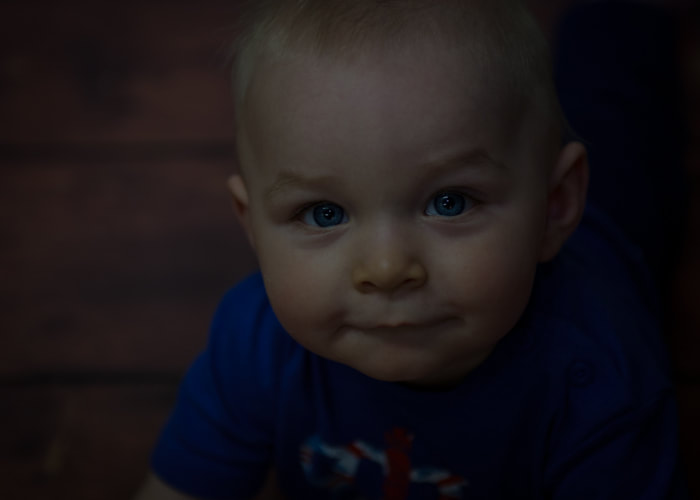
#> input picture Assignment 1/data/under.jpg, 700 x 500 px
$ jupyter execute Assignment1.ipynb
#> lines starting #> are read from the running program, lines starting #| are printed output that depends on the picture; after the words box and inside, x2 and y2 are one past the last pixel; in counts of white or black regions, pixels touching at a corner belong together
[cell 1]
import sys

[cell 2]
import cv2
import numpy as np
import math

# Create the haar cascade
faceCascade = cv2.CascadeClassifier("./data/haarcascade_frontalface_default.xml")

# Read the image
image = cv2.imread("./data/under.jpg")
#> image is the input picture: shape (500, 700, 3); mean B, G, R 25.7, 22.1, 27
gray = cv2.cvtColor(image, cv2.COLOR_BGR2GRAY)
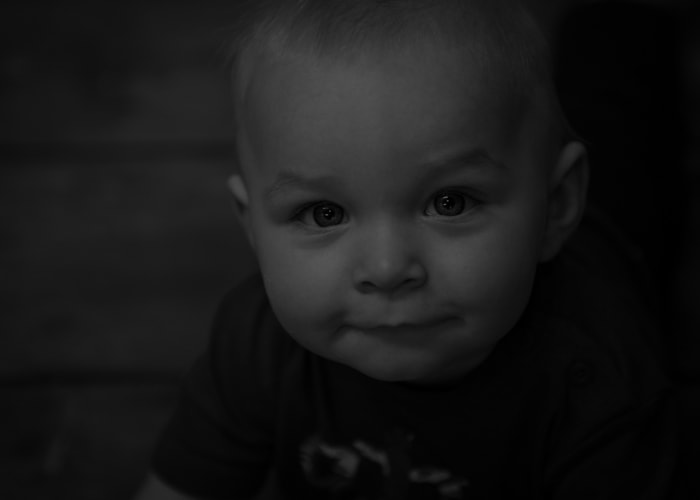
#> gray: shape (500, 700); min 0, max 84, mean 24
lab = cv2.cvtColor(image, cv2.COLOR_BGR2Lab)
#> lab: shape (500, 700, 3); mean of channels 0, 1, 2 22.8, 131.3, 127.3
hsv = cv2.cvtColor(image, cv2.COLOR_BGR2HSV)
#> hsv: shape (500, 700, 3); mean H, S, V 70.9, 127.9, 32.7

# Detect faces in the image
faces = faceCascade.detectMultiScale(
    gray,
    scaleFactor=1.1,
    minNeighbors=5,
    minSize=(30, 30)
)
#> faces = [[212, 69, 345, 345]]

[cell 3]
# Draw a rectangle around the face and get the corresponding area
for (x, y, w, h) in faces:
    face = image[y:y+h,x:x+w]
    face_gray= gray[y:y+h,x:x+w]
    face_rect_lab = lab[y:y+h,x:x+w]
    face_rect_hsv = hsv[y:y+h,x:x+w]
#> this loop made 1 pass
#> pass 1, `face_gray= gray[y:y+h,x:x+w]`:
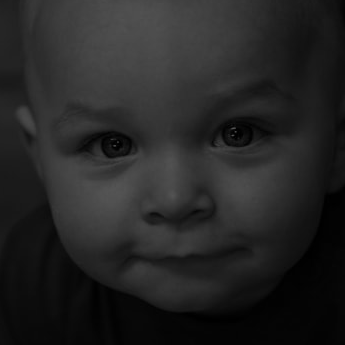
#> face_gray: shape (345, 345); min 0, max 84, mean 36.9

cv2.imshow("Face Found",image)
cv2.waitKey(0)
cv2.destroyAllWindows()
cv2.imshow("Face Mask LAB",face_rect_lab)
cv2.waitKey(0)
cv2.destroyAllWindows()
cv2.imshow("Face Mask HSV",face_rect_hsv)
cv2.waitKey(0)
cv2.destroyAllWindows()

[cell 4]
from scipy.signal import convolve2d

# Get skin mask
def elipse_mask(a,b):
    return ((a-143.0)/6.5)**2 + ((b-148.0)/12)**2

def elipse_mask_imp(a,b):
    return math.sqrt((a-143)**2+(b-148)**2)-90

def hsv_mask(h,s):
    return (s>=0.25 and s<=0.75) and h<=0.095


def skin_detection():
    skin_mask = np.zeros((face.shape[0],face.shape[1]))
    avg_mask = np.ones((5,5))/25
    a_mean = convolve2d(face_rect_lab[:,:,1],avg_mask,mode='same',boundary='symm')
    b_mean = convolve2d(face_rect_lab[:,:,2],avg_mask,mode='same',boundary='symm')
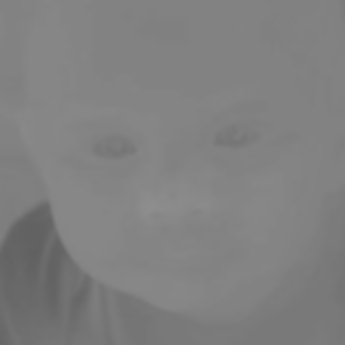
#> b_mean: shape (345, 345) float64; min 96.48, max 142.1, mean 128.4
    ellipse_test = np.vectorize(lambda a,b: 1 if elipse_mask(a,b) < 1 else (math.sqrt((a-143)**2+(b-148)**2)-90)/-78 if elipse_mask_imp(a,b) < 0 else 0)
    skin_mask = ellipse_test(a_mean,b_mean)
    hsv_test = np.vectorize(lambda h,s,m: 1 if m > 0.95 and hsv_mask(h,s) else 0)
    skin_mask = hsv_test(face_rect_hsv[:,:,0]/179.0,face_rect_hsv[:,:,1]/255.0,skin_mask)
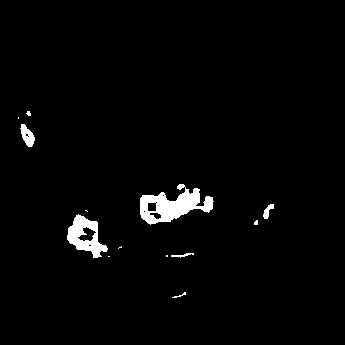
#> skin_mask: shape (345, 345) int64; values 0 (black) and 1 (white), 2.3% white; 13 white regions (7 under 20 px), largest, box (x1, y1, x2, y2) and area: (140, 184, 214, 225) 1474, (67, 214, 108, 258) 864, (20, 124, 35, 147) 198, (263, 204, 274, 219) 82, (171, 253, 194, 258) 49, (172, 292, 186, 298) 25
    large_ellipse_test = np.vectorize(lambda m,a,b: 1 if elipse_mask(a,b) < 1.25 and m == 1 else 0)
    skin_mask = large_ellipse_test(skin_mask,a_mean,b_mean)
#> skin_mask: shape (345, 345) int64; every value is 0

    return skin_mask.astype(np.uint8)
#> returned value: shape (345, 345); every value is 0

skin_mask = skin_detection()

skin = cv2.bitwise_and(face, face, mask = skin_mask)
#> skin: shape (345, 345, 3); every value is 0
cv2.imshow("Skin Found",np.hstack([face,skin]))
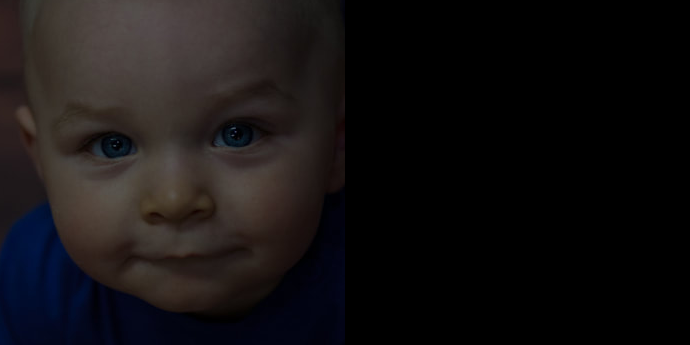
#> window 'Skin Found': shape (345, 690, 3); mean B, G, R 18.3, 17.5, 20.3
cv2.waitKey(0)
cv2.destroyAllWindows()

[cell 5]
# Adapted from https://github.com/drakeguan/cp11fall_project1/blob/master/wlsFilter/wlsFilter.m
from scipy.sparse import spdiags
from scipy.sparse.linalg import spsolve
def wls_filter(img_l,alpha=1.2,l=0.5, eps=sys.float_info.epsilon):

#> called with alpha = 1.2, l = 0.5, eps = 2.22e-16
    img_l = img_l.astype(float)/255.0
    r,c = img_l.shape
#> r = 500; c = 700
    k = r*c;
#> k = 350000

    # Compute affinities between adjacent pixels based on gradients of L
    dy = np.diff(img_l, 1, 0);
    dy = -l / (np.absolute(dy)**alpha + eps)
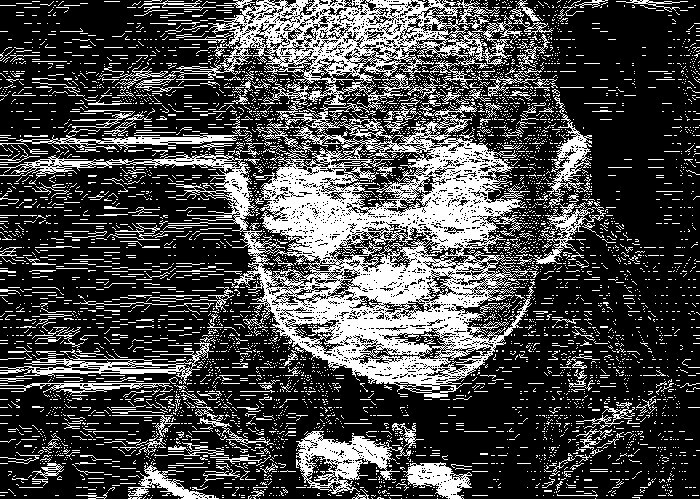
#> dy: shape (499, 700) float64; min -2.25e+15, max -2.1, mean -1.62e+15; drawn with min black and max white
    dy = (np.vstack((dy, np.zeros(c, )))).flatten('F')

    dx = np.diff(img_l, 1, 1);
    dx = -l / (np.absolute(dx)**alpha + eps)
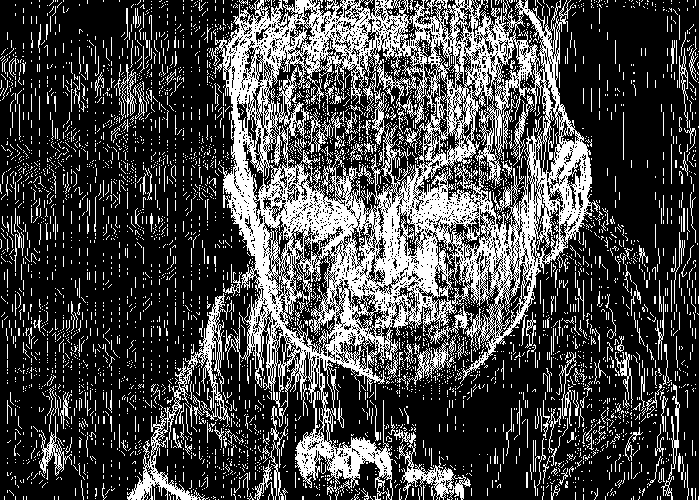
#> dx: shape (500, 699) float64; min -2.25e+15, max -2.49, mean -1.62e+15; drawn with min black and max white
    dx = (np.hstack((dx, np.zeros(r, )[:, np.newaxis]))).flatten('F')


    # Construct a five-point spatially inhomogeneous Laplacian matrix
    B = np.vstack((dx,dy))
    d = [-r,-1]
#> d = [-500, -1]
    A = spdiags(B,d,k,k)

    e = dx
    w = np.roll(dx,r)
    s = dy
    n = np.roll(dy,1)

    D = 1 - (e+w+s+n);
    A = A + A.T + spdiags(D, 0, k, k);

    #Solve
    OUT = spsolve(A, img_l.flatten('F')).reshape(img_l.shape[::-1])
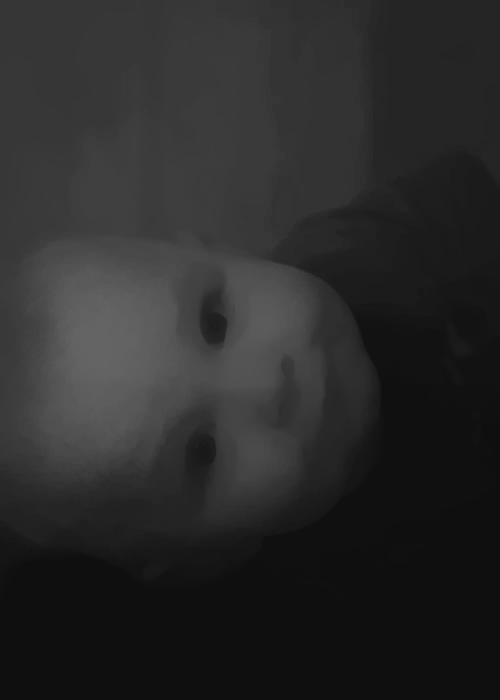
#> OUT: shape (700, 500) float64; min 0.0592, max 0.394, mean 0.167

    base = np.rollaxis(OUT,1)
    detail = img_l - base
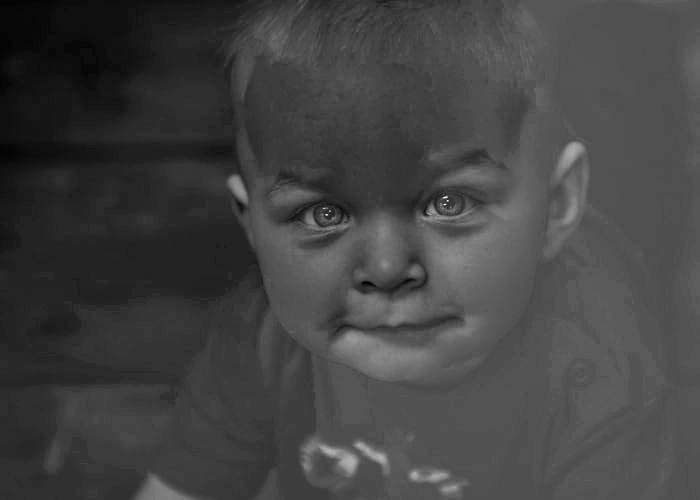
#> detail: shape (500, 700) float64; min -0.181, max 0.212, mean -0.0776; drawn with min black and max white
    return (base,detail)

[cell 6]
import matplotlib.pyplot as plt
from scipy.signal import argrelextrema

def hist_smoothing(skin,ksize=30,sigma=10):
#> called with ksize = 30, sigma = 10
    intensity = (skin*255).clip(0,255).astype(np.uint8)
    hist = cv2.calcHist([intensity],[0],None,[255],[1,256]).T.ravel()
#> hist = 255 values from 0 to 0
    plt.plot(hist)
    plt.show()
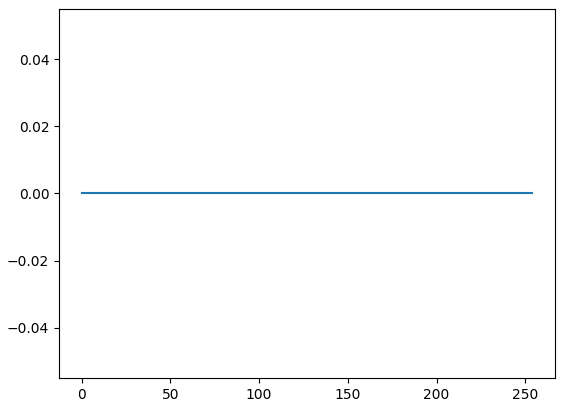
#> figure drawn by matplotlib, 1 panel
    hist = np.correlate(hist,cv2.getGaussianKernel(ksize,sigma).ravel(),'same')
    plt.plot(hist)
    plt.show()
    return hist

def bimodal_check(hist):
    peaks = argrelextrema(hist,np.greater,order=5)[0]
    if len(peaks) < 2:
        return False, -1, -1, -1
    max_peak = np.argmax(hist[peaks])
    left = peaks[:max_peak]
    right = peaks[max_peak+1:]
    refined_peaks_left = argrelextrema(hist[left],np.greater_equal,order=1,mode='clip')[0]
    refined_peaks_right = argrelextrema(hist[right],np.greater_equal,order=1,mode='clip')[0]
    other_peak = -1
    if len(refined_peaks_left) > 0 and len(refined_peaks_right) > 0:
        other_peak = left[refined_peaks_left[0]] if refined_peaks_left[0] < refined_peaks_right[-1] else right[refined_peaks_right[-1]]
    elif len(refined_peaks_left) > 0:
        other_peak = left[refined_peaks_left[0]]
    else:
        other_peak = right[refined_peaks_right[-1]]
    if other_peak == -1:
        dist_from_max = np.absolute(peaks-peaks[max_peak])
        max_distant_peak = np.argmax(dist_from_max)
        other_peak = peaks[max_distant_peak]
    d = peaks[max_peak] if peaks[max_peak] < other_peak else other_peak
    b = peaks[max_peak] if peaks[max_peak] > other_peak else other_peak
    m = np.argmin(hist[d:b])+d

    return True, d, m, b

[cell 7]
"""
Algorithm 1. CorrectFace(I,F,Mskin)
Require: I – input image (luminance channel).
Require: F – detected face rectangle.
Require: Mskin – skin mask.
Ensure: Iout – adjusted image (luminance channel).
1: // Perform edge-preserving base/detail decomposition
2: (Base,Detail) = W LSFilter(I)
3: Iout = Base
4: // Sidelight correction
5: S = F Mskin // skin pixels inside F
6: H = Smoothed histogram of intensities in Iout[S]
7: if H is bimodal (sidelit face) then
8: d = intensity of dark mode in H
9: b = intensity of bright mode in H
10: m = intensity at local minimum between d and b
11: f = b−d m−d
12: A = adjustment map scaling by f every pixel ∈ S
with intensity ≤ m
13: Apply edge-aware constraint propagation to A
14: Iout = Iout ·A // pixelwise multiplication
15: end if
16: // Exposure Correction
17: p = 75th percentile of face skin pixels S
18: if p < 120 (underexposed face) then
19: f = 120+p
2p ; ensure 1 ≤ f ≤ 2
20: A = adjustment map scaling by f every pixel ∈ S
21: Apply edge-aware constraint propagation to A
22: Iout = Iout ·A // pixelwise multiplication
23: end if
24: Iout+ = Detail
"""

def side_adjustment_map(skin, m, f, A):
    if ((skin > 0) & (skin<=m)).all():
        A[skin] = f
    else:
        A[skin] = 1

    return A

def exposed_adjustment_map(skin, f, A):
    if skin>0:
        A[skin] = f
    else:
        A[skin] = 1
    return A

def correct_face(img, face, skin_mask):
    # Perform edge-preserving base/detail decomposition
    lab = cv2.cvtColor(img, cv2.COLOR_BGR2Lab)
    (base, detail) = wls_filter(lab[:,:,0])

    cv2.imshow("Base",base)
    cv2.waitKey(0)
    cv2.destroyAllWindows()

    img_out = base

    skin = cv2.bitwise_and(face, face, mask = skin_mask)

    hist = hist_smoothing((skin*255).clip(0,255).astype(np.uint8))
#> hist = 255 values from 0 to 0

    bimodal, d, b, m = bimodal_check(hist)
#> in bimodal_check, `peaks = argrelextrema(hist,np.greater,order=5)[0]`: peaks = empty array
#> bimodal = False; d = -1; b = -1; m = -1

    # Sidelight correction
    if bimodal:
        print("Is bimodal")
        i_side = (img_out*255).clip(0,255).astype(np.uint8)
        f = (b-d)/(m-d)
        s = skin*255
        A = np.ones(i_side.shape)
        print(A[y:y+h,x:x+w].shape)
        A = side_adjustment_map(s, m, f, A)
        # Apply edge-aware constraint propagation to A
        img_out = i_side * A  # pixelwise multiplication
        cv2.imshow("Side ",img_out)
        cv2.waitKey(0)
        cv2.destroyAllWindows()

    # Exposure Correction
    cum_sum = cv2.calcHist([(skin).astype('uint8')],[0],None,[255],[1,256]).T.ravel().cumsum()
#> cum_sum = 255 values from 0 to 0
    plt.plot(cum_sum)
    plt.show()
    p = np.searchsorted(cum_sum, cum_sum[-1] * 0.75)
#> p = 0
    A = np.ones(img_out.shape)
    if p < 120:
        print("Is underexposed")
        i_exp = (img_out*255).clip(0,255).astype(np.uint8)
        f = (120+p)/(2*p)
#> f = inf
        if f <= 2 and f >= 1:
            A = np.ones(i_exp.shape)
            A = exposed_adjustment_map(skin, f, A)
            #Apply edge-aware constraint propagation to A
            img_out = i_exp * A #pixelwise multiplication
            cv2.imshow("Exp ",img_out)
            cv2.waitKey(0)
            cv2.destroyAllWindows()

    img_out+= detail

    return img_out
